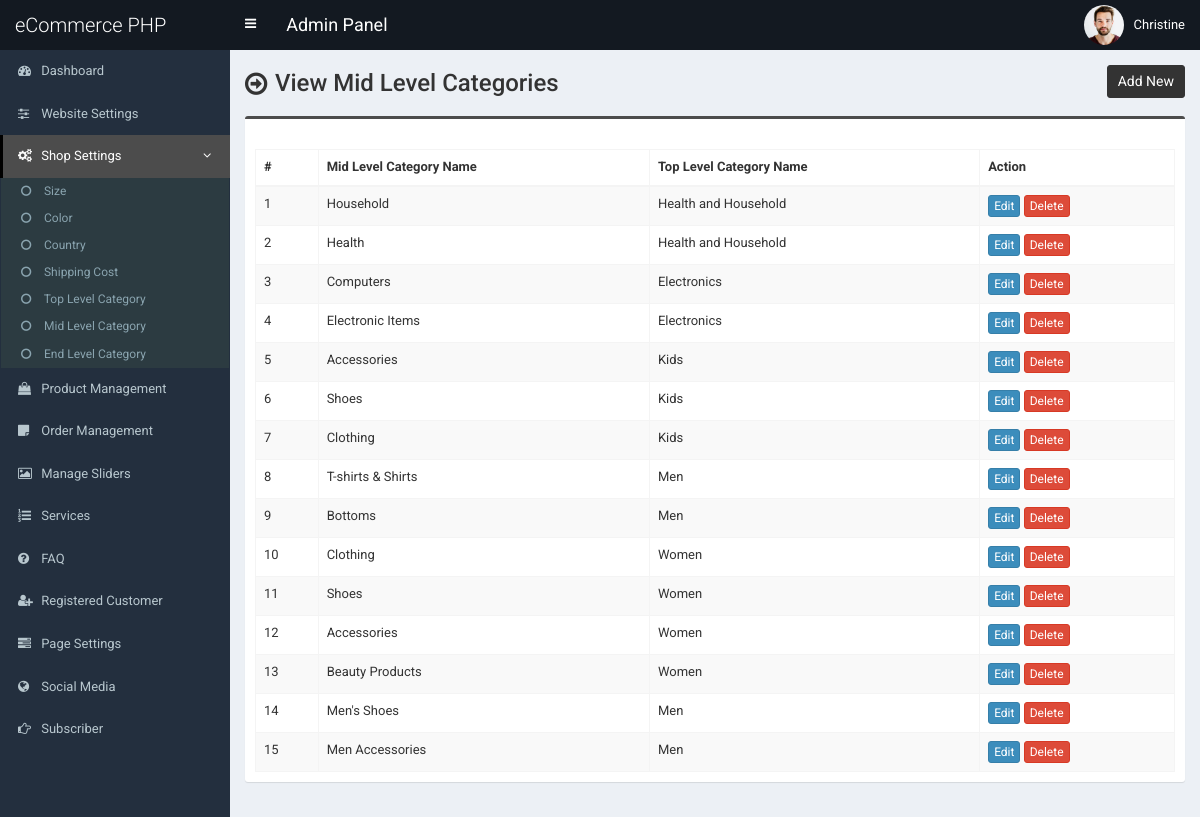
/admin/mid-category.php (signed in), run on an earlier commit of the app's database.
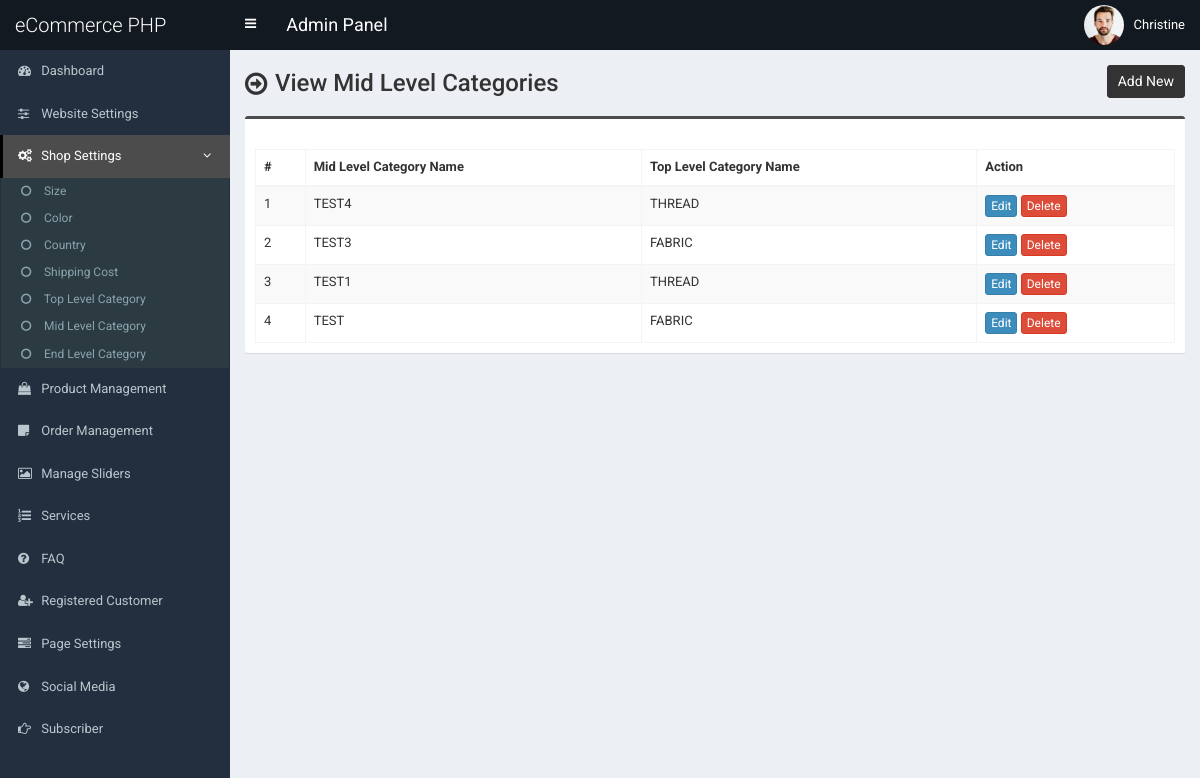
And on a later commit of the database.
### tables this page shows
CREATE TABLE `tbl_mid_category` (
  `mcat_id` int(11) NOT NULL,
  `mcat_name` varchar(255) NOT NULL,
  `tcat_id` int(11) NOT NULL
);

CREATE TABLE `tbl_top_category` (
  `tcat_id` int(11) NOT NULL,
  `tcat_name` varchar(255) NOT NULL,
  `show_on_menu` int(1) NOT NULL
);

### admin/mid-category.php (the view, shortened to what this page needs)
<?php require_once('header.php'); ?>
<section class="content-header">
	<div class="content-header-left">
		<h1>View Mid Level Categories</h1>
	</div>
	<div class="content-header-right">
		<a href="mid-category-add.php" class="btn btn-primary btn-sm">Add New</a>
	</div>
</section>
<section class="content">
  <div class="row">
    <div class="col-md-12">
      <div class="box box-info">
        <div class="box-body table-responsive">
          <table id="example1" class="table table-bordered table-hover table-striped">
			<thead>
			    <tr>
			        <th>#</th>
			        <th>Mid Level Category Name</th>
                    <th>Top Level Category Name</th>
			        <th>Action</th>
			    </tr>
			</thead>
            <tbody>
            	<?php
            	$i=0;
            	$statement = $pdo->prepare("SELECT *
                                    FROM tbl_mid_category t1
                                    JOIN tbl_top_category t2
                                    ON t1.tcat_id = t2.tcat_id
                                    ORDER BY t1.mcat_id DESC");
            	$statement->execute();
            	$result = $statement->fetchAll(PDO::FETCH_ASSOC);
            	foreach ($result as $row) {
            		$i++;
            		?>
					<tr>
	                    <td><?php echo $i; ?></td>
	                    <td><?php echo $row['mcat_name']; ?></td>
                        <td><?php echo $row['tcat_name']; ?></td>
	                    <td>
	                        <a href="mid-category-edit.php?id=<?php echo $row['mcat_id']; ?>" class="btn btn-primary btn-xs">Edit</a>
	                        <a href="#" class="btn btn-danger btn-xs" data-href="mid-category-delete.php?id=<?php echo $row['mcat_id']; ?>" data-toggle="modal" data-target="#confirm-delete">Delete</a>
	                    </td>
	                </tr>
            		<?php
            	}
            	?>
            </tbody>
          </table>
        </div>
      </div>
</section>
<?php require_once('footer.php'); ?>

What changed in the data, as far as the page shows it:
removed tbl_mid_category: mcat_name "Household", tcat.tcat_name "Health and Household"
removed tbl_mid_category: mcat_name "Health", tcat.tcat_name "Health and Household"
removed tbl_mid_category: mcat_name "Computers", tcat.tcat_name "Electronics"
removed tbl_mid_category: mcat_name "Electronic Items", tcat.tcat_name "Electronics"
removed tbl_mid_category: mcat_name "Accessories", tcat.tcat_name "Kids"
removed tbl_mid_category: mcat_name "Shoes", tcat.tcat_name "Kids"
removed tbl_mid_category: mcat_name "Clothing", tcat.tcat_name "Kids"
removed tbl_mid_category: mcat_name "T-shirts & Shirts", tcat.tcat_name "Men"
removed tbl_mid_category: mcat_name "Bottoms", tcat.tcat_name "Men"
removed tbl_mid_category: mcat_name "Clothing", tcat.tcat_name "Women"
removed tbl_mid_category: mcat_name "Shoes", tcat.tcat_name "Women"
removed tbl_mid_category: mcat_name "Accessories", tcat.tcat_name "Women"
removed tbl_mid_category: mcat_name "Beauty Products", tcat.tcat_name "Women"
removed tbl_mid_category: mcat_name "Men's Shoes", tcat.tcat_name "Men"
removed tbl_mid_category: mcat_name "Men Accessories", tcat.tcat_name "Men"
added tbl_mid_category: mcat_name "TEST4", tcat.tcat_name "THREAD"
added tbl_mid_category: mcat_name "TEST3", tcat.tcat_name "FABRIC"
added tbl_mid_category: mcat_name "TEST1", tcat.tcat_name "THREAD"
added tbl_mid_category: mcat_name "TEST", tcat.tcat_name "FABRIC"
